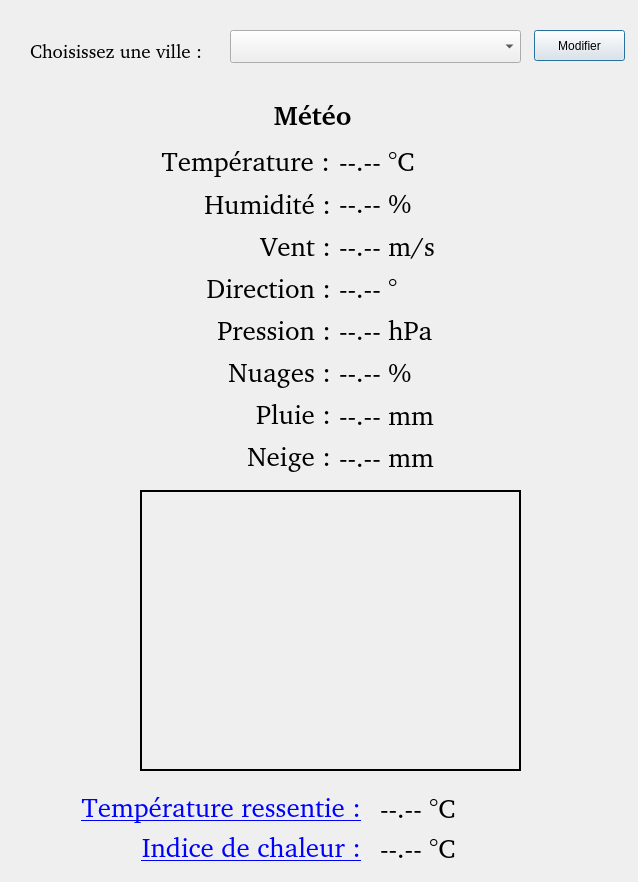
<?xml version="1.0" encoding="UTF-8"?>
<ui version="4.0">
 <class>Dialog</class>
 <widget class="QDialog" name="Dialog">
  <property name="geometry">
   <rect>
    <x>0</x>
    <y>0</y>
    <width>638</width>
    <height>882</height>
   </rect>
  </property>
  <property name="windowTitle">
   <string>Météo dans ma ville</string>
  </property>
  <widget class="QComboBox" name="cbCities">
   <property name="geometry">
    <rect>
     <x>230</x>
     <y>30</y>
     <width>291</width>
     <height>33</height>
    </rect>
   </property>
   <property name="font">
    <font>
     <family>Noto Sans [unknown]</family>
     <pointsize>12</pointsize>
    </font>
   </property>
  </widget>
  <widget class="QLabel" name="label">
   <property name="geometry">
    <rect>
     <x>30</x>
     <y>30</y>
     <width>201</width>
     <height>41</height>
    </rect>
   </property>
   <property name="font">
    <font>
     <family>Noto Sans [unknown]</family>
     <pointsize>14</pointsize>
    </font>
   </property>
   <property name="text">
    <string>Choisissez une ville :</string>
   </property>
  </widget>
  <widget class="QLabel" name="label_2">
   <property name="geometry">
    <rect>
     <x>119</x>
     <y>143</y>
     <width>211</width>
     <height>36</height>
    </rect>
   </property>
   <property name="font">
    <font>
     <family>Noto Sans [unknown]</family>
     <pointsize>20</pointsize>
     <weight>50</weight>
     <bold>false</bold>
    </font>
   </property>
   <property name="layoutDirection">
    <enum>Qt::LeftToRight</enum>
   </property>
   <property name="text">
    <string>Température :</string>
   </property>
   <property name="alignment">
    <set>Qt::AlignRight|Qt::AlignTrailing|Qt::AlignVCenter</set>
   </property>
  </widget>
  <widget class="QPushButton" name="pushButton">
   <property name="geometry">
    <rect>
     <x>534</x>
     <y>30</y>
     <width>91</width>
     <height>31</height>
    </rect>
   </property>
   <property name="text">
    <string>Modifier</string>
   </property>
  </widget>
  <widget class="QLabel" name="label_3">
   <property name="geometry">
    <rect>
     <x>130</x>
     <y>186</y>
     <width>201</width>
     <height>36</height>
    </rect>
   </property>
   <property name="font">
    <font>
     <family>Noto Sans [unknown]</family>
     <pointsize>20</pointsize>
     <weight>50</weight>
     <bold>false</bold>
    </font>
   </property>
   <property name="layoutDirection">
    <enum>Qt::LeftToRight</enum>
   </property>
   <property name="text">
    <string>Humidité :</string>
   </property>
   <property name="alignment">
    <set>Qt::AlignRight|Qt::AlignTrailing|Qt::AlignVCenter</set>
   </property>
  </widget>
  <widget class="QLabel" name="label_4">
   <property name="geometry">
    <rect>
     <x>130</x>
     <y>228</y>
     <width>201</width>
     <height>36</height>
    </rect>
   </property>
   <property name="font">
    <font>
     <family>Noto Sans [unknown]</family>
     <pointsize>20</pointsize>
     <weight>50</weight>
     <bold>false</bold>
    </font>
   </property>
   <property name="layoutDirection">
    <enum>Qt::LeftToRight</enum>
   </property>
   <property name="text">
    <string>Vent :</string>
   </property>
   <property name="alignment">
    <set>Qt::AlignRight|Qt::AlignTrailing|Qt::AlignVCenter</set>
   </property>
  </widget>
  <widget class="QLabel" name="label_5">
   <property name="geometry">
    <rect>
     <x>130</x>
     <y>270</y>
     <width>201</width>
     <height>36</height>
    </rect>
   </property>
   <property name="font">
    <font>
     <family>Noto Sans [unknown]</family>
     <pointsize>20</pointsize>
     <weight>50</weight>
     <bold>false</bold>
    </font>
   </property>
   <property name="layoutDirection">
    <enum>Qt::LeftToRight</enum>
   </property>
   <property name="text">
    <string>Direction :</string>
   </property>
   <property name="alignment">
    <set>Qt::AlignRight|Qt::AlignTrailing|Qt::AlignVCenter</set>
   </property>
  </widget>
  <widget class="QLabel" name="lblPression">
   <property name="geometry">
    <rect>
     <x>130</x>
     <y>312</y>
     <width>201</width>
     <height>36</height>
    </rect>
   </property>
   <property name="font">
    <font>
     <family>Noto Sans [unknown]</family>
     <pointsize>20</pointsize>
     <weight>50</weight>
     <bold>false</bold>
    </font>
   </property>
   <property name="layoutDirection">
    <enum>Qt::LeftToRight</enum>
   </property>
   <property name="text">
    <string>Pression :</string>
   </property>
   <property name="alignment">
    <set>Qt::AlignRight|Qt::AlignTrailing|Qt::AlignVCenter</set>
   </property>
  </widget>
  <widget class="QLabel" name="label_7">
   <property name="geometry">
    <rect>
     <x>130</x>
     <y>354</y>
     <width>201</width>
     <height>36</height>
    </rect>
   </property>
   <property name="font">
    <font>
     <family>Noto Sans [unknown]</family>
     <pointsize>20</pointsize>
     <weight>50</weight>
     <bold>false</bold>
    </font>
   </property>
   <property name="layoutDirection">
    <enum>Qt::LeftToRight</enum>
   </property>
   <property name="text">
    <string>Nuages :</string>
   </property>
   <property name="alignment">
    <set>Qt::AlignRight|Qt::AlignTrailing|Qt::AlignVCenter</set>
   </property>
  </widget>
  <widget class="QLabel" name="label_8">
   <property name="geometry">
    <rect>
     <x>130</x>
     <y>396</y>
     <width>201</width>
     <height>36</height>
    </rect>
   </property>
   <property name="font">
    <font>
     <family>Noto Sans [unknown]</family>
     <pointsize>20</pointsize>
     <weight>50</weight>
     <bold>false</bold>
    </font>
   </property>
   <property name="layoutDirection">
    <enum>Qt::LeftToRight</enum>
   </property>
   <property name="text">
    <string>Pluie :</string>
   </property>
   <property name="alignment">
    <set>Qt::AlignRight|Qt::AlignTrailing|Qt::AlignVCenter</set>
   </property>
  </widget>
  <widget class="QLabel" name="label_9">
   <property name="geometry">
    <rect>
     <x>130</x>
     <y>438</y>
     <width>201</width>
     <height>36</height>
    </rect>
   </property>
   <property name="font">
    <font>
     <family>Noto Sans [unknown]</family>
     <pointsize>20</pointsize>
     <weight>50</weight>
     <bold>false</bold>
    </font>
   </property>
   <property name="layoutDirection">
    <enum>Qt::LeftToRight</enum>
   </property>
   <property name="text">
    <string>Neige :</string>
   </property>
   <property name="alignment">
    <set>Qt::AlignRight|Qt::AlignTrailing|Qt::AlignVCenter</set>
   </property>
  </widget>
  <widget class="QWidget" name="layoutWidget">
   <property name="geometry">
    <rect>
     <x>339</x>
     <y>143</y>
     <width>221</width>
     <height>332</height>
    </rect>
   </property>
   <property name="font">
    <font>
     <weight>50</weight>
     <bold>false</bold>
    </font>
   </property>
   <layout class="QVBoxLayout" name="verticalLayout">
    <item>
     <widget class="QLabel" name="lblTemp">
      <property name="font">
       <font>
        <family>Noto Sans [unknown]</family>
        <pointsize>20</pointsize>
        <weight>50</weight>
        <bold>false</bold>
       </font>
      </property>
      <property name="text">
       <string>--.-- °C</string>
      </property>
     </widget>
    </item>
    <item>
     <widget class="QLabel" name="lblHum">
      <property name="font">
       <font>
        <family>Noto Sans [unknown]</family>
        <pointsize>20</pointsize>
        <weight>50</weight>
        <bold>false</bold>
       </font>
      </property>
      <property name="text">
       <string>--.-- %</string>
      </property>
     </widget>
    </item>
    <item>
     <widget class="QLabel" name="lblVent">
      <property name="font">
       <font>
        <family>Noto Sans [unknown]</family>
        <pointsize>20</pointsize>
        <weight>50</weight>
        <bold>false</bold>
       </font>
      </property>
      <property name="text">
       <string>--.-- m/s</string>
      </property>
     </widget>
    </item>
    <item>
     <widget class="QLabel" name="lblDir">
      <property name="font">
       <font>
        <family>Noto Sans [unknown]</family>
        <pointsize>20</pointsize>
        <weight>50</weight>
        <bold>false</bold>
       </font>
      </property>
      <property name="text">
       <string>--.-- °</string>
      </property>
     </widget>
    </item>
    <item>
     <widget class="QLabel" name="lblPress">
      <property name="font">
       <font>
        <family>Noto Sans [unknown]</family>
        <pointsize>20</pointsize>
        <weight>50</weight>
        <bold>false</bold>
       </font>
      </property>
      <property name="text">
       <string>--.-- hPa</string>
      </property>
     </widget>
    </item>
    <item>
     <widget class="QLabel" name="lblNuages">
      <property name="font">
       <font>
        <family>Noto Sans [unknown]</family>
        <pointsize>20</pointsize>
        <weight>50</weight>
        <bold>false</bold>
       </font>
      </property>
      <property name="text">
       <string>--.-- %</string>
      </property>
     </widget>
    </item>
    <item>
     <widget class="QLabel" name="lblPluie">
      <property name="font">
       <font>
        <family>Noto Sans [unknown]</family>
        <pointsize>20</pointsize>
        <weight>50</weight>
        <bold>false</bold>
       </font>
      </property>
      <property name="text">
       <string>--.-- mm</string>
      </property>
     </widget>
    </item>
    <item>
     <widget class="QLabel" name="lblNeige">
      <property name="font">
       <font>
        <family>Noto Sans [unknown]</family>
        <pointsize>20</pointsize>
        <weight>50</weight>
        <bold>false</bold>
       </font>
      </property>
      <property name="text">
       <string>--.-- mm</string>
      </property>
     </widget>
    </item>
   </layout>
  </widget>
  <widget class="QLabel" name="lblLocalisation">
   <property name="geometry">
    <rect>
     <x>10</x>
     <y>100</y>
     <width>621</width>
     <height>31</height>
    </rect>
   </property>
   <property name="font">
    <font>
     <family>Noto Sans [unknown]</family>
     <pointsize>20</pointsize>
     <weight>75</weight>
     <bold>true</bold>
    </font>
   </property>
   <property name="text">
    <string>Météo  </string>
   </property>
   <property name="alignment">
    <set>Qt::AlignCenter</set>
   </property>
  </widget>
  <widget class="QLabel" name="lblSymbole">
   <property name="geometry">
    <rect>
     <x>140</x>
     <y>490</y>
     <width>381</width>
     <height>281</height>
    </rect>
   </property>
   <property name="frameShape">
    <enum>QFrame::Box</enum>
   </property>
   <property name="lineWidth">
    <number>2</number>
   </property>
   <property name="text">
    <string/>
   </property>
   <property name="pixmap">
    <pixmap>soleil.png</pixmap>
   </property>
   <property name="alignment">
    <set>Qt::AlignCenter</set>
   </property>
  </widget>
  <widget class="QLabel" name="lblTempRessLink">
   <property name="geometry">
    <rect>
     <x>30</x>
     <y>790</y>
     <width>331</width>
     <height>36</height>
    </rect>
   </property>
   <property name="font">
    <font>
     <family>Noto Sans [unknown]</family>
     <pointsize>20</pointsize>
     <weight>50</weight>
     <bold>false</bold>
    </font>
   </property>
   <property name="layoutDirection">
    <enum>Qt::LeftToRight</enum>
   </property>
   <property name="text">
    <string>&lt;html&gt;&lt;head/&gt;&lt;body&gt;&lt;p&gt;&lt;a href=&quot;https://fr.wikipedia.org/wiki/Refroidissement_éolien&quot;&gt;&lt;span style=&quot; text-decoration: underline; color:#0000ff;&quot;&gt;Température ressentie :&lt;/span&gt;&lt;/a&gt;&lt;/p&gt;&lt;/body&gt;&lt;/html&gt;</string>
   </property>
   <property name="alignment">
    <set>Qt::AlignRight|Qt::AlignTrailing|Qt::AlignVCenter</set>
   </property>
  </widget>
  <widget class="QLabel" name="lblTempRessentie">
   <property name="geometry">
    <rect>
     <x>380</x>
     <y>790</y>
     <width>219</width>
     <height>36</height>
    </rect>
   </property>
   <property name="font">
    <font>
     <family>Noto Sans [unknown]</family>
     <pointsize>20</pointsize>
     <weight>50</weight>
     <bold>false</bold>
    </font>
   </property>
   <property name="text">
    <string>--.-- °C</string>
   </property>
  </widget>
  <widget class="QLabel" name="lblHiLink">
   <property name="geometry">
    <rect>
     <x>30</x>
     <y>830</y>
     <width>331</width>
     <height>36</height>
    </rect>
   </property>
   <property name="font">
    <font>
     <family>Noto Sans [unknown]</family>
     <pointsize>20</pointsize>
     <weight>50</weight>
     <bold>false</bold>
    </font>
   </property>
   <property name="layoutDirection">
    <enum>Qt::LeftToRight</enum>
   </property>
   <property name="text">
    <string>&lt;html&gt;&lt;head/&gt;&lt;body&gt;&lt;p&gt;&lt;a href=&quot;https://fr.wikipedia.org/wiki/Indice_de_chaleur&quot;&gt;&lt;span style=&quot; text-decoration: underline; color:#0000ff;&quot;&gt;Indice de chaleur :&lt;/span&gt;&lt;/a&gt;&lt;/p&gt;&lt;/body&gt;&lt;/html&gt;</string>
   </property>
   <property name="alignment">
    <set>Qt::AlignRight|Qt::AlignTrailing|Qt::AlignVCenter</set>
   </property>
  </widget>
  <widget class="QLabel" name="lblHI">
   <property name="geometry">
    <rect>
     <x>380</x>
     <y>830</y>
     <width>219</width>
     <height>36</height>
    </rect>
   </property>
   <property name="font">
    <font>
     <family>Noto Sans [unknown]</family>
     <pointsize>20</pointsize>
     <weight>50</weight>
     <bold>false</bold>
    </font>
   </property>
   <property name="text">
    <string>--.-- °C</string>
   </property>
  </widget>
 </widget>
 <resources/>
 <connections>
  <connection>
   <sender>pushButton</sender>
   <signal>clicked()</signal>
   <receiver>Dialog</receiver>
   <slot>pbModifier()</slot>
   <hints>
    <hint type="sourcelabel">
     <x>575</x>
     <y>49</y>
    </hint>
    <hint type="destinationlabel">
     <x>575</x>
     <y>131</y>
    </hint>
   </hints>
  </connection>
  <connection>
   <sender>lblTempRessLink</sender>
   <signal>linkActivated(QString)</signal>
   <receiver>Dialog</receiver>
   <slot>goToWikiRefroidissementEolien()</slot>
   <hints>
    <hint type="sourcelabel">
     <x>82</x>
     <y>806</y>
    </hint>
    <hint type="destinationlabel">
     <x>48</x>
     <y>664</y>
    </hint>
   </hints>
  </connection>
  <connection>
   <sender>lblHiLink</sender>
   <signal>linkActivated(QString)</signal>
   <receiver>Dialog</receiver>
   <slot>goToWikiIndiceChaleur()</slot>
   <hints>
    <hint type="sourcelabel">
     <x>267</x>
     <y>854</y>
    </hint>
    <hint type="destinationlabel">
     <x>575</x>
     <y>669</y>
    </hint>
   </hints>
  </connection>
 </connections>
 <slots>
  <slot>pbModifier()</slot>
  <slot>goToWikiRefroidissementEolien()</slot>
  <slot>goToWikiIndiceChaleur()</slot>
 </slots>
</ui>
